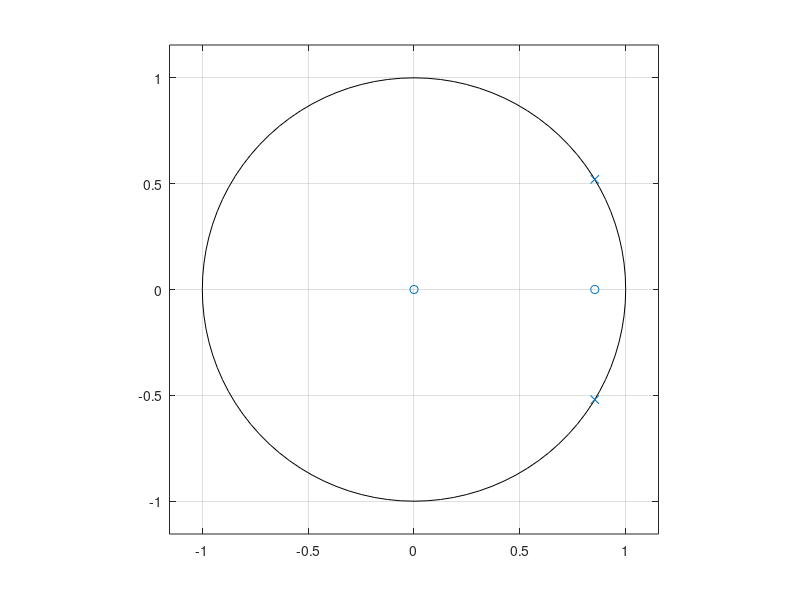
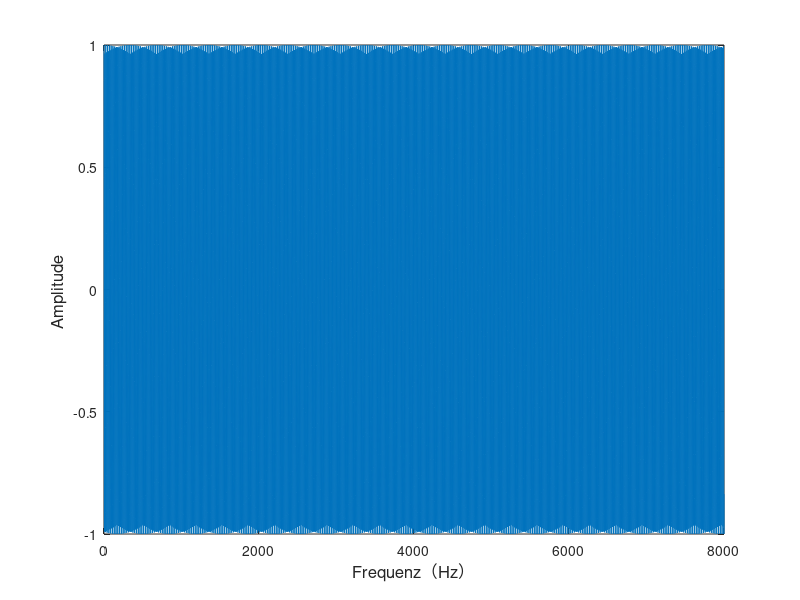
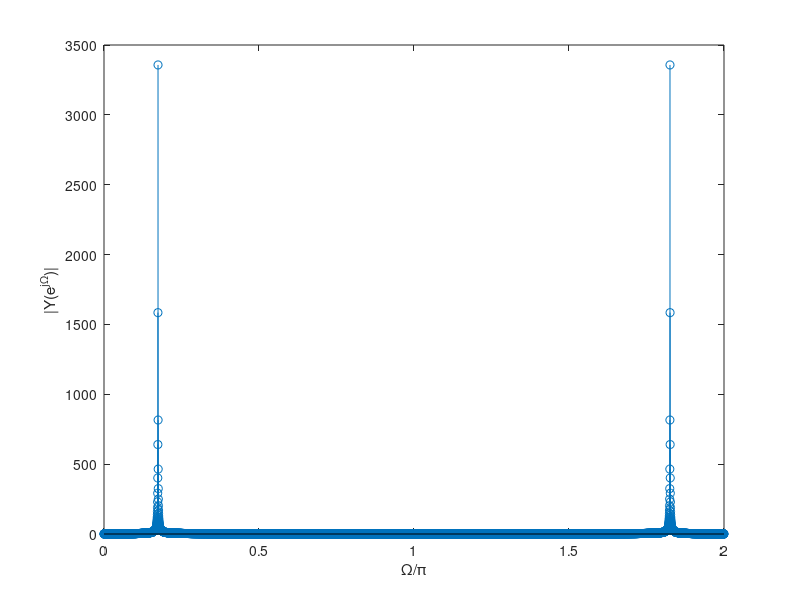

MATLAB code to generate these figures, in order:
clear all; close all; clc;

B = [1 -0.854];
A = [1 -1.708 1];
f_a = 8000;
f_0 = 697;
T1 = 0.04;
T2 = 8000 * 1 / f_a; %7(d)
N = T2 * f_a;% change here!
x = zeros(1,N);
x(1) = 1;

% 3.Bestimmen Sie die NST und PST des Systems und Zeichnen Sie NST-PST
% Plan mit der Funktion zplane().
zplane(B,A)

% 5.(d) Berechnen Sie Ausgangsignal y(n) = h(n) ∗ x(n):
y = filter(B,A,x);
%n = 0:(length(y)-1);
n = 0:(N-1);
figure;
plot(n,y);
xlabel('Frequenz（Hz）','fontsize',12)
ylabel('Amplitude ','fontsize',12)

% 6. Berechnen Sie DFT Y (k) von y(n) und darstellen Sie den Amplitudengang:
W = 2*(0:N-1)/N; % Freq. Axis
%F_a =-f_a/2:f_a/N:f_a/2-f_a/N;
Y = abs(fft(y));
figure;
stem(W,Y);
xlabel('\Omega/\pi'); 
ylabel('|Y(e^{j\Omega})|');

% 7.(d) Berechnen und Darstellen Sie den Amplitudengang für den von Ihen
% ausgewählten Parameter M so, dass kein Leck-Effekt auftritt.